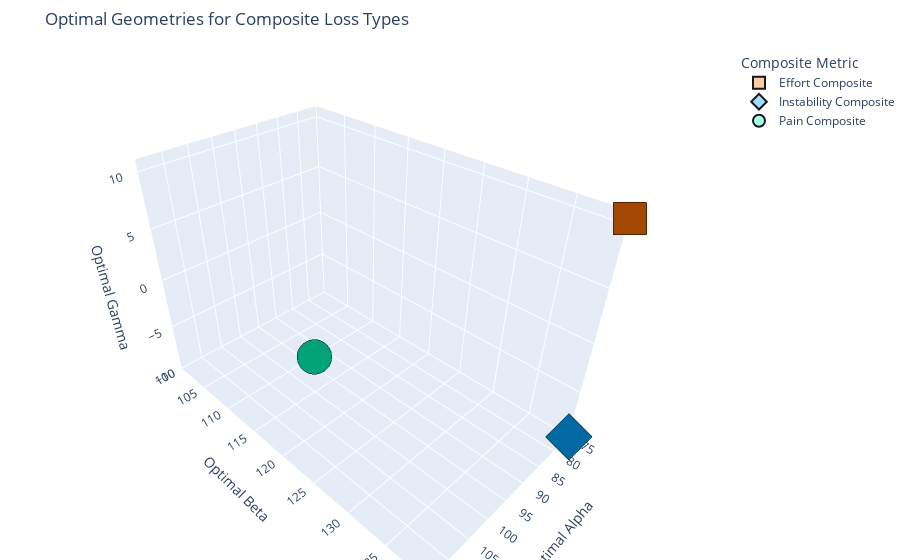

The code cell stored with this chart in its notebook:
### Code cell
import plotly.graph_objects as go
import pandas as pd
import numpy as np
import GPy
import colorsys
import re

# (Your existing 'analyze_and_plot_gp' and 'normalize' functions go here)
# ...

# --- Main Execution ---

# 1. Define optimization goals for EACH individual metric
optimization_goals = {
    'instability_loss': 'min', 'sus_score': 'max', 'y_average': 'min',
    'tlx_score': 'min', 'nrs_score': 'min'
}

# 2. Define the new composite loss groups
composite_loss_groups = {
    'instability_composite': ['instability_loss', 'sus_score'],
    'effort_composite':      ['y_average', 'tlx_score'],
    'pain_composite':        ['nrs_score']
}

# 3. Calculate the new composite loss columns in the DataFrame
print("--- Calculating Composite Losses ---")
for group_name, members in composite_loss_groups.items():
    # Each component within a group is weighted equally (1 / number of members)
    weight = 1.0 / len(members)
    merged_df[group_name] = 0.0

    for member_col in members:
        filled_series = merged_df[member_col].fillna(merged_df[member_col].median())
        normalized = normalize(filled_series)
        
        # Invert scores that we want to maximize
        if optimization_goals.get(member_col) == 'max':
            merged_df[group_name] += weight * (1 - normalized)
        else:
            merged_df[group_name] += weight * normalized
    print(f"Calculated '{group_name}' column.")
    
# 4. Define all metrics and parameters for the main analysis
all_composite_metrics_to_analyze = list(composite_loss_groups.keys())
param_cols = ['alpha', 'beta', 'gamma']
lengthscales_to_test = [2, 5, 10, 15, 30, 50, 100]

# 5. Main GP analysis loop for the new composite losses
composite_results = []
for target_col in all_composite_metrics_to_analyze:
    # All composite losses are minimized by design
    optimization_mode = 'min'

    for l in lengthscales_to_test:
        print(f"\n--- Processing '{target_col.upper()}' with FIXED Lengthscale: {l} ---")
        
        # Prepare data
        temp_df = merged_df[param_cols + [target_col]].dropna()
        X = temp_df[param_cols].values
        Y = temp_df[[target_col]].values

        if len(X) < 2: continue

        # Create and optimize the model
        kernel = GPy.kern.Matern52(input_dim=X.shape[1], variance=np.var(Y), lengthscale=float(l))
        model = GPy.models.GPRegression(X, Y, kernel, noise_var=np.var(Y) * 0.01)
        #model.kern.lengthscale.fix()
        model.optimize(messages=False)

        # Analyze and store results
        _, optimal_point, optimal_value = analyze_and_plot_gp(
            X, Y, model, target_col, l, optimization_mode=optimization_mode
        )
        
        composite_results.append({
            'metric': target_col, 'lengthscale': l, 'optimal_alpha': optimal_point[0],
            'optimal_beta': optimal_point[1], 'optimal_gamma': optimal_point[2],
            'predicted_value': optimal_value
        })

# 6. Create the final summary DataFrame for the composite results
composite_results_df = pd.DataFrame(composite_results)

# --- Final Visualization of Composite Optima ---

# (The 'get_shaded_color' helper function from the previous step goes here)
# ...

print("\n--- Plotting Final Summary of Composite Optimums ---")

# Define distinct colors and shapes for the composite groups
composite_color_map = {
    'instability_composite': 'rgb(0, 114, 178)',   # Blue
    'effort_composite':      'rgb(213, 94, 0)',     # Vermillion/Red
    'pain_composite':        'rgb(0, 158, 115)',     # Bluish Green
}
composite_symbol_map = {
    'instability_composite': 'diamond',
    'effort_composite':      'square',
    'pain_composite':        'circle',
}

min_ls = composite_results_df['lengthscale'].min()
max_ls = composite_results_df['lengthscale'].max()
summary_fig = go.Figure()

for metric_name, group_df in composite_results_df.groupby('metric'):
    colors_for_trace = [
        get_shaded_color(composite_color_map.get(metric_name), ls, min_ls, max_ls)
        for ls in group_df['lengthscale']
    ]

    summary_fig.add_trace(go.Scatter3d(
        x=group_df['optimal_alpha'],
        y=group_df['optimal_beta'],
        z=group_df['optimal_gamma'],
        mode='markers',
        hovertemplate=(
            "<b>Metric:</b> " + metric_name.replace('_', ' ').title() + "<br>"
            "<b>Lengthscale:</b> %{customdata[0]}<br>"
            "<b>Alpha:</b> %{x}, <b>Beta:</b> %{y}, <b>Gamma:</b> %{z}<extra></extra>"
        ),
        customdata=group_df[['lengthscale']],
        marker=dict(
            color=colors_for_trace,
            symbol=composite_symbol_map.get(metric_name, 'circle'),
            size=12,
            opacity=0.9,
            line=dict(color='black', width=2)
        ),
        name=metric_name.replace('_', ' ').title()
    ))

summary_fig.update_layout(
    title='Optimal Geometries for Composite Loss Types',
    scene=dict(
        xaxis_title='Optimal Alpha', yaxis_title='Optimal Beta', zaxis_title='Optimal Gamma',
        xaxis_range=[75, 115], yaxis_range=[100, 140], zaxis_range=[-10, 11]
    ),
    legend_title_text='Composite Metric',
    margin=dict(l=0, r=0, b=0, t=50)
)

summary_fig.show()

### Figure 1 — Plotly figure (JSON) as saved in the notebook; plotly's stock layout.template omitted (floating-point values rounded to 4 significant figures)
{"data": [{"customdata": [[2], [5], [10], [15], [30], [50], [100]], "hovertemplate": "<b>Metric:</b> Effort Composite<br><b>Lengthscale:</b> %{customdata[0]}<br><b>Alpha:</b> %{x}, <b>Beta:</b> %{y}, <b>Gamma:</b> %{z}<extra></extra>", "marker": {"color": ["rgb(255, 198, 153)", "rgb(255, 193, 145)", "rgb(255, 186, 132)", "rgb(255, 179, 119)", "rgb(255, 157, 80)", "rgb(255, 128, 28)", "rgb(153, 67, 0)"], "line": {"color": "black", "width": 2}, "opacity": 0.9, "size": 12, "symbol": "square"}, "mode": "markers", "name": "Effort Composite", "type": "scatter3d", "x": [75.0, 75.0, 75.0, 75.0, 75.0, 75.0, 75.0], "y": [140.0, 140.0, 140.0, 140.0, 140.0, 140.0, 140.0], "z": [10.5, 10.5, 10.5, 10.5, 10.5, 10.5, 10.5]}, {"customdata": [[2], [5], [10], [15], [30], [50], [100]], "hovertemplate": "<b>Metric:</b> Instability Composite<br><b>Lengthscale:</b> %{customdata[0]}<br><b>Alpha:</b> %{x}, <b>Beta:</b> %{y}, <b>Gamma:</b> %{z}<extra></extra>", "marker": {"color": ["rgb(153, 218, 255)", "rgb(145, 215, 255)", "rgb(132, 210, 255)", "rgb(119, 206, 255)", "rgb(80, 192, 255)", "rgb(28, 173, 255)", "rgb(0, 97, 153)"], "line": {"color": "black", "width": 2}, "opacity": 0.9, "size": 12, "symbol": "diamond"}, "mode": "markers", "name": "Instability Composite", "type": "scatter3d", "x": [75.0, 75.0, 75.0, 75.0, 75.0, 75.0, 75.0], "y": [140.0, 140.0, 140.0, 140.0, 140.0, 140.0, 140.0], "z": [-10.0, -10.0, -10.0, -10.0, -10.0, -10.0, -10.0]}, {"customdata": [[2], [5], [10], [15], [30], [50], [100]], "hovertemplate": "<b>Metric:</b> Pain Composite<br><b>Lengthscale:</b> %{customdata[0]}<br><b>Alpha:</b> %{x}, <b>Beta:</b> %{y}, <b>Gamma:</b> %{z}<extra></extra>", "marker": {"color": ["rgb(153, 255, 227)", "rgb(145, 255, 225)", "rgb(132, 255, 221)", "rgb(119, 255, 218)", "rgb(80, 255, 207)", "rgb(28, 255, 193)", "rgb(0, 153, 111)"], "line": {"color": "black", "width": 2}, "opacity": 0.9, "size": 12, "symbol": "circle"}, "mode": "markers", "name": "Pain Composite", "type": "scatter3d", "x": [93.0, 93.0, 93.0, 93.0, 93.0, 93.0, 93.0], "y": [110.0, 110.0, 110.0, 110.0, 110.0, 110.0, 110.0], "z": [-10.0, -10.0, -10.0, -10.0, -10.0, -10.0, -10.0]}], "layout": {"legend": {"title": {"text": "Composite Metric"}}, "margin": {"b": 0, "l": 0, "r": 0, "t": 50}, "scene": {"xaxis": {"range": [75, 115], "title": {"text": "Optimal Alpha"}}, "yaxis": {"range": [100, 140], "title": {"text": "Optimal Beta"}}, "zaxis": {"range": [-10, 11], "title": {"text": "Optimal Gamma"}}}, "title": {"text": "Optimal Geometries for Composite Loss Types"}}}
